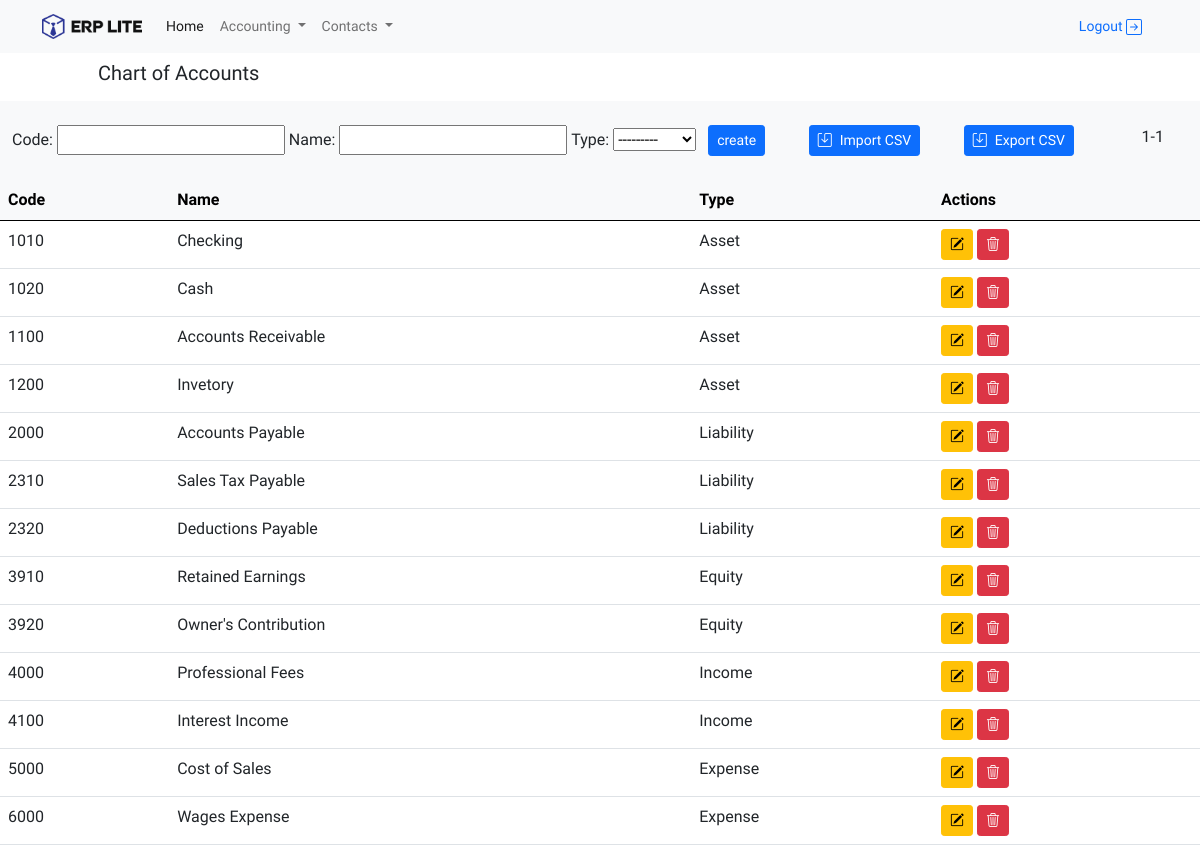
The app's page /accounting/chart-accounts/ (signed in), older data.
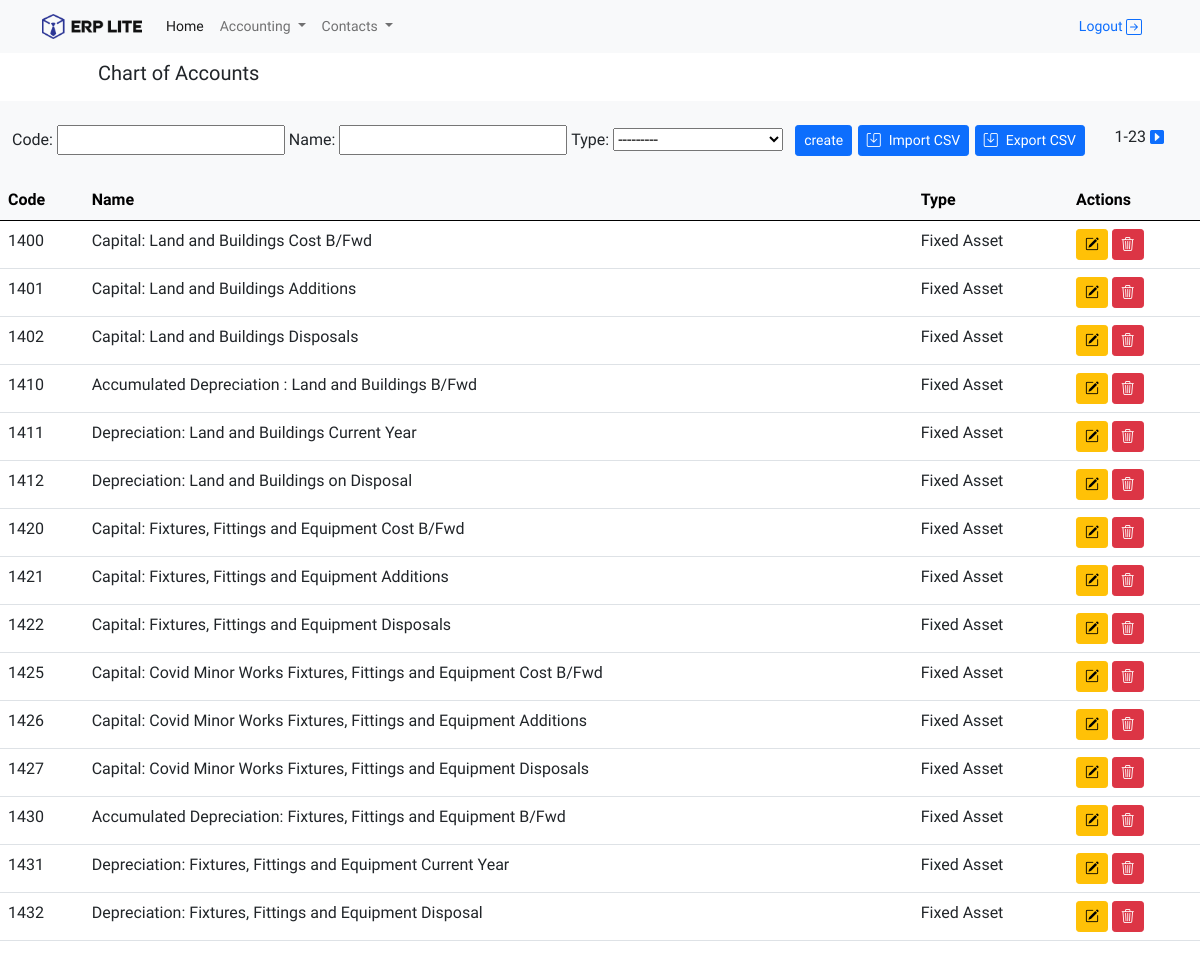
The same page, newer data.
### accounting/models.py (models this page shows, shortened)
class ChartOfAccounts(models.Model):
    code = models.CharField(max_length=10)
    name = models.CharField(max_length=220)
    type = models.ForeignKey(CategoryAccounts, on_delete=models.CASCADE)
    class Meta:
        ordering = ['code']

class CategoryAccounts(models.Model):
    name = models.CharField(max_length=220)
    def __str__(self):
        return self.name

### accounting/views.py (the view)
# urls.py: path('chart-accounts/', chart_of_accounts, name="chart-accounts"),
@login_required(login_url='login')
def chart_of_accounts(request):
    chartAccounts = ChartOfAccounts.objects.all()
    form = FormChartOfAccounts()
    if request.method == 'POST':
        form = FormChartOfAccounts(request.POST)
        if form.is_valid():
            form.save()
        return redirect('accounting:chart-accounts')
    paginator = Paginator(ChartOfAccounts.objects.all(), 15)
    page_number = request.GET.get('page')
    page_accounts = paginator.get_page(page_number)
    context = {
        'chartAccounts': chartAccounts,
        'form': form,
        'page_accounts': page_accounts,
    }
    return render(request, 'chartOfAccounts.html', context)

### accounting/forms.py
class FormChartOfAccounts(ModelForm):
    class Meta:
        model = ChartOfAccounts
        fields = '__all__'

### accounting/templates/chartOfAccounts.html (shortened to what this page needs)
{% extends 'home/home.html' %}
{% block Title %}
    Chart of Accounts
{% endblock %}
{% block content %}
    <div class="row py-4">
        <div class="d-flex justify-content-between">
            <form method="POST" action="">
                {{ form }}
                {% if page_name %}
                    <input type="submit" value="update" class="ms-2 btn btn-warning btn-sm">
                    <a href="{% url 'accounting:chart-accounts' %}" class="btn btn-secondary btn-sm">cancel</a>
                {% else %}
                    <input type="submit" value="create" class="ms-2 btn btn-primary btn-sm">
                {% endif %}
            </form>
            <div>
                <a class="btn btn-primary btn-sm " href="{% url 'accounting:import-accounts' %}"><i
                        class="bi bi-save"></i><span class="ps-2">Import CSV</span></a>
            </div>
            <div>
                <a class="btn btn-primary btn-sm " href="{% url 'accounting:export-accounts' %}"><i
                        class="bi bi-save"></i><span class="ps-2">Export CSV</span></a>
            </div>
            <div class="px-4">
                {{ page_accounts.number }}-{{ page_accounts.paginator.num_pages }}
                {% if page_accounts.has_next %}
                    <a href="?page={{ page_accounts.next_page_number }}"><i
                            class="bi bi-caret-right-square-fill"></i></a>
                {% endif %}
            </div>
        </div>
    </div>
    <div class="row bg-white">
        <table class="table">
            <thead class="table-light">
            <tr>
                <th>Code</th>
                <th>Name</th>
                <th>Type</th>
                <th>Actions</th>
            </tr>
            </thead>
            <tbody>
            {% if page_accounts %}
                {% for account in page_accounts %}
                    <tr>
                        <td>{{ account.code }}</td>
                        <td>{{ account.name }}</td>
                        <td>{{ account.type }}</td>
                        <td><a href="{% url 'accounting:update-chart-accounts' account.pk %}"
                               class="btn btn-warning btn-sm"><i
                                class="bi bi-pencil-square"></i></a>
                            <a href="{% url 'accounting:delete-chart-accounts' account.pk %}" class="btn btn-danger btn-sm"><i
                                    class="bi bi-trash3"></i></a></td>
                    </tr>
                {% endfor %}
            {% else %}
                <tr>
                    <td>
                        No found data.
                    </td>
                </tr>
            {% endif %}
            </tbody>
        </table>
    </div>
{% endblock %}

Row changes from the older to the newer data that the page shows:
removed ChartOfAccounts: code "1010", name "Checking", type "Asset"
removed ChartOfAccounts: code "1020", name "Cash", type "Asset"
removed ChartOfAccounts: code "1100", name "Accounts Receivable", type "Asset"
removed ChartOfAccounts: code "1200", name "Invetory", type "Asset"
removed ChartOfAccounts: code "2000", name "Accounts Payable", type "Liability"
removed ChartOfAccounts: code "2310", name "Sales Tax Payable", type "Liability"
removed ChartOfAccounts: code "2320", name "Deductions Payable", type "Liability"
removed ChartOfAccounts: code "3910", name "Retained Earnings", type "Equity"
removed ChartOfAccounts: code "3920", name "Owner's Contribution", type "Equity"
removed ChartOfAccounts: code "4000", name "Professional Fees", type "Income"
removed ChartOfAccounts: code "4100", name "Interest Income", type "Income"
removed ChartOfAccounts: code "5000", name "Cost of Sales", type "Expense"
removed ChartOfAccounts: code "6000", name "Wages Expense", type "Expense"
added ChartOfAccounts: code "1400", name "Capital: Land and Buildings Cost B/Fwd", type "Fixed Asset"
added ChartOfAccounts: code "1401", name "Capital: Land and Buildings Additions", type "Fixed Asset"
added ChartOfAccounts: code "1402", name "Capital: Land and Buildings Disposals", type "Fixed Asset"
added ChartOfAccounts: code "1410", name "Accumulated Depreciation : Land and Buildings B/Fwd", type "Fixed Asset"
added ChartOfAccounts: code "1411", name "Depreciation: Land and Buildings Current Year", type "Fixed Asset"
added ChartOfAccounts: code "1412", name "Depreciation: Land and Buildings on Disposal", type "Fixed Asset"
added ChartOfAccounts: code "1420", name "Capital: Fixtures, Fittings and Equipment Cost B/Fwd", type "Fixed Asset"
added ChartOfAccounts: code "1421", name "Capital: Fixtures, Fittings and Equipment Additions", type "Fixed Asset"
added ChartOfAccounts: code "1422", name "Capital: Fixtures, Fittings and Equipment Disposals", type "Fixed Asset"
added ChartOfAccounts: code "1425", name "Capital: Covid Minor Works Fixtures, Fittings and Equipment Cost B/Fwd", type "Fixed Asset"
added ChartOfAccounts: code "1426", name "Capital: Covid Minor Works Fixtures, Fittings and Equipment Additions", type "Fixed Asset"
added ChartOfAccounts: code "1427", name "Capital: Covid Minor Works Fixtures, Fittings and Equipment Disposals", type "Fixed Asset"
added ChartOfAccounts: code "1430", name "Accumulated Depreciation: Fixtures, Fittings and Equipment B/Fwd", type "Fixed Asset"
added ChartOfAccounts: code "1431", name "Depreciation: Fixtures, Fittings and Equipment Current Year", type "Fixed Asset"
added ChartOfAccounts: code "1432", name "Depreciation: Fixtures, Fittings and Equipment Disposal", type "Fixed Asset"
Text that changed along with them:
{{ page_accounts.paginator.num_pages }}: "1" → "23"
